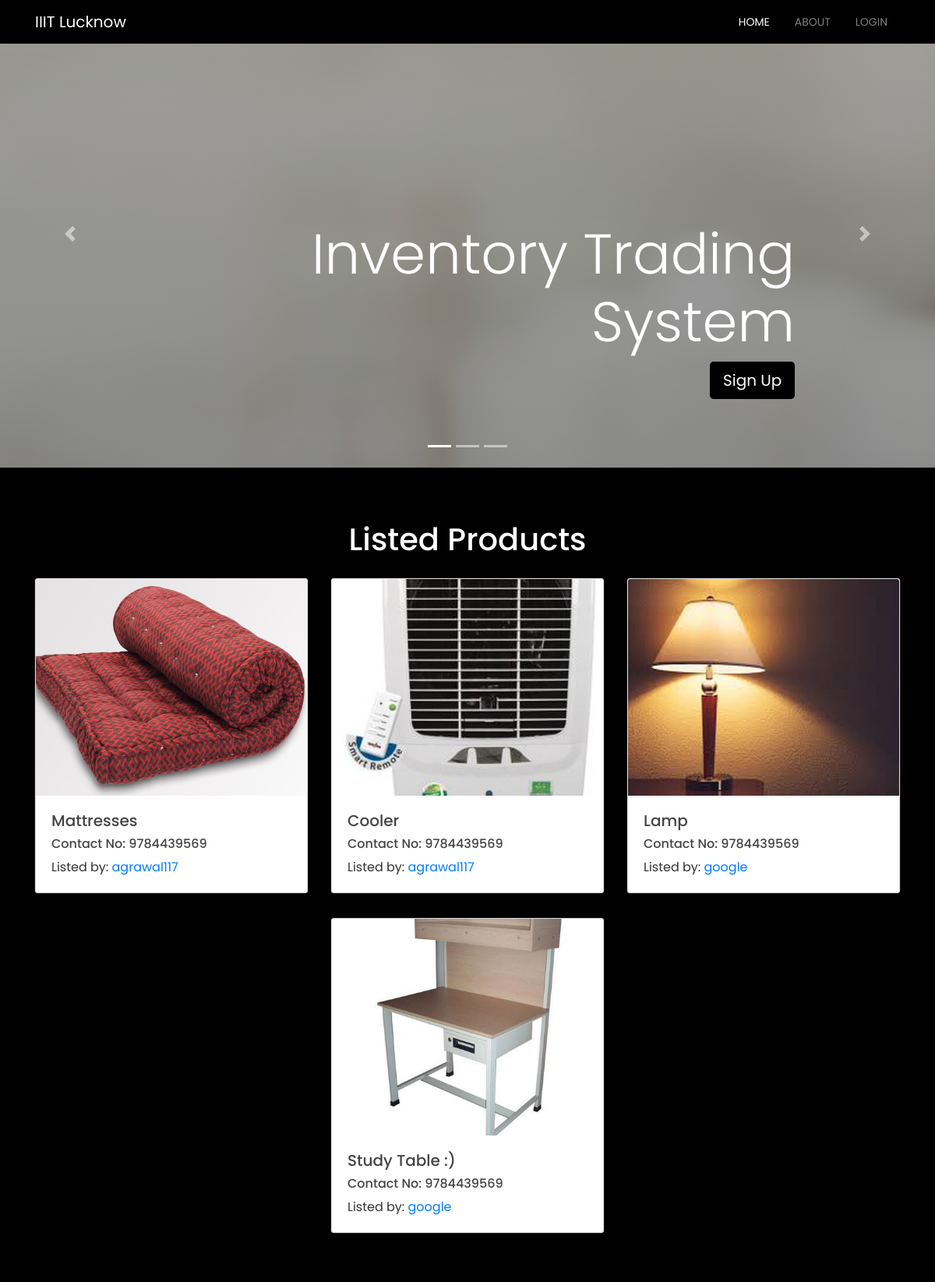
The page /home on the database its author committed.
### trading/models.py (models this page shows, shortened)
class Item(db.Model):
    id = db.Column(db.Integer, primary_key=True)
    name = db.Column(db.String(30), nullable=False)
    image_file = db.Column(db.String(30), nullable=False, default='table.jpg')
    user_id = db.Column(db.Integer, db.ForeignKey('user.id'), nullable=False)
    user_phone = db.Column(db.String(10), nullable=False)

class User(db.Model, UserMixin):
    id = db.Column(db.Integer, primary_key=True)
    username = db.Column(db.String(30), unique=True, nullable=False)
    enrollment = db.Column(db.String(10), unique=True, nullable=False)
    email = db.Column(db.String(120), unique=True, nullable=False)
    phone = db.Column(db.String(10), nullable=False)
    image_file = db.Column(db.String(20), nullable=False, default='default.jpg')
    password = db.Column(db.String(60), nullable=False)
    items = db.relationship('Item', backref='owner', lazy=True)

### trading/routes.py (the view)
@app.route("/")
@app.route("/home")
def home():
    items = Item.query.all()
    return render_template('home.html', title='Home', items=items)

### trading/templates/home.html (shortened to what this page needs)
{% extends "layout.html" %}
{% block content_home %}
    <section id="main">
    	<div id="Carousel" class="carousel slide" data-ride="carousel">
    		<ol class="carousel-indicators">
    			<li data-target="#Carousel" data-slide-to="0" class="active"></li>
    			<li data-target="#Carousel" data-slide-to="1"></li>
    			<li data-target="#Carousel" data-slide-to="2"></li>
    		</ol>
    		<div class="carousel-inner">
    		 	<div class="carousel-item carousel-image-1 active">
    				<div class="container">
    					<div class="carousel-caption d-none d-sm-block text-right mb-5">
    						<h1 class="display-3 title-color"> Inventory Trading System</h1>
    						<a href="{{ url_for('register') }}"class="btn btn-color slide-btn btn-lg"> Sign Up </a>
    					</div>
    				</div>
    			</div>
    			<a href="#Carousel" data-slide="prev" class="carousel-control-prev">
    				<span class="carousel-control-prev-icon"></span>
    			</a>
    			<a href="#Carousel" data-slide="next" class="carousel-control-next">
    				<span class="carousel-control-next-icon"></span>
    			</a>
    		</div>
    	</div>
    </section>
    <section id="products" class="products py-5">
        <div class="container">
            <div class="row">
                <div class="col-10 mx-auto col-sm-6 text-center">
                    <h1 class="text-capitalize product-title">Listed Products</h1>
                </div>
            </div>
            <div class="row product-items" id="product-items">
              {% for item in items %}
                <div class="col-10 col-sm-6 col-lg-4 mx-auto my-3">
                    <div class="card single-item">
                      <div class="img-container">
                        <img src="../static/item_pics/{{ item.image_file }}" class="card-img-top product-img" alt="">
                      </div>
                      <div class="card-body">
                        <div class="card-text d-flex justify-content-between text-capitalize text-center">
                          <h5 id="item-name" >{{ item.name }}</h5>
                        </div>
						<h6>Contact No: {{ item.user_phone }}</h6>
						Listed by: <a href="{{ url_for('user', username=item.owner.username) }}">{{ item.owner.username }}</a>
                      </div>
                    </div>
                </div>
              {% endfor %}
            </div>
        </div>
    </section>
{% endblock content_home %}

### trading/templates/layout.html (shortened to what this page needs)
<!doctype html>
<html lang="en">
  <head>
    <link rel="stylesheet" href="https://stackpath.bootstrapcdn.com/bootstrap/4.5.2/css/bootstrap.min.css">
    <link rel="stylesheet" type="text/css" href="../static/main.css"/>
  </head>
  <body>
    <nav class="navbar navbar-expand-sm fixed-top navbar-dark bg-black">
      <div class="container">
        <a href="#" class="navbar-brand">IIIT Lucknow</a>
        <div class="collapse navbar-collapse" id="navbarCollapse">
          <ul class="navbar-nav ml-auto">
            {% if title=="Home" %}
              <li class="nav-item active">
            {% else %}
              <li class="nav-item">
            {% endif %}
              <a href="{{url_for('home')}}" class="nav-link">Home</a>
            </li>
            {% if title=="About" %}
              <li class="nav-item active">
            {% else %}
              <li class="nav-item">
            {% endif %}
              <a href="https://github.com/nlather/inventory-trading-system" class="nav-link">About</a>
            </li>
            {% if current_user.is_authenticated %}
            {% if title=="Manage Items" %}
              <li class="nav-item active">
            {% else %}
              <li class="nav-item">
            {% endif %}
                <a href="{{url_for('items')}}" class="nav-link">Manage Items</a>
              </li>
              {% if title=="Account" %}
                <li class="nav-item active">
              {% else %}
                <li class="nav-item">
              {% endif %}
                <a href="{{url_for('account')}}" class="nav-link">Account</a>
              </li>
              {% if title=="Logout" %}
                <li class="nav-item active">
              {% else %}
                <li class="nav-item">
              {% endif %}
                <a href="{{url_for('logout')}}" class="nav-link">Logout</a>
              </li>
            {% else %}
              {% if title=="Login" %}
                <li class="nav-item active">
              {% else %}
                <li class="nav-item">
              {% endif %}
                <a href="{{url_for('login')}}" class="nav-link">Login</a>
              </li>
            {% endif %}
          </ul>
        </div>
      </div>
    </nav>
    {% if title=="Home" %}
        {% block content_home %}{% endblock %}
    {% endif %}
  </body>
</html>

### trading/static/main.css (style rules this page uses)
body { font-family: 'Poppins', sans-serif; background: #000; color: #333333; }
h1, h2, h3, h4, h5, h6 { color: #444444; }
.navbar .nav-link { font-size: 14px; text-transform: uppercase; padding-left: 16px!important; padding-right: 16px!important; }
.bg-black { background: #000000; }
.carousel-item { height: 600px; }
.carousel-image-1 { background: linear-gradient(rgba(0,0,0,.3),rgba(0,0,0,.4)), url('../static/carousel/pexels-bongkarn-thanyakij-3740862.jpg') no-repeat center fixed;; background-size: cover; }
.title-color { color:#fff; }
.btn-color { background: #000; color: #fff; }
.slide-btn { display: inline-block; vertical-align: middle; transform: perspective(1px) translateZ(0); box-shadow: 0 0 1px rgba(0,0,0,0); }
#products { background:#000; }
.product-title { margin-top: 20px; margin-bottom: 10px; color: #fff; }
.single-item { display: inline-block; vertical-align: middle; transform: perspective(1px) translateZ(0); box-shadow: 0 0 1px rgb(247, 241, 241); position: relative; transition-duration: 0.3s; transition-property: transform; cursor: pointer; }
.single-item:before { pointer-events: none; position: absolute; z-index: -1; content: ''; top: 100%; left: 5%; height: 10px; width: 90%; opacity: 0; background: radial-gradient(ellipse at center, rgba(248, 248, 248, 0.35) 0%, rgba(247, 244, 244, 0) 80%); transition-duration: 0.3s; transition-property: transform, opacity; }
.img-container { position: relative; overflow: hidden; cursor: pointer; }
.img-container { display: inline-block; vertical-align: middle; -webkit-transform: perspective(1px) translateZ(0); transform: perspective(1px) translateZ(0); box-shadow: 0 0 1px rgba(0, 0, 0, 0); -webkit-transition-duration: 0.3s; transition-duration: 0.3s; -webkit-transition-property: box-shadow, transform; transition-property: box-shadow, transform; }

### rows shown on the page
Item: image_file (picture), name "Mattresses", user_phone "9784439569", owner.username "agrawal117"
Item: image_file (picture), name "Cooler", user_phone "9784439569", owner.username "agrawal117"
Item: image_file (picture), name "Lamp", user_phone "9784439569", owner.username "google"
Item: image_file (picture), name "Study Table :)", user_phone "9784439569", owner.username "google"
